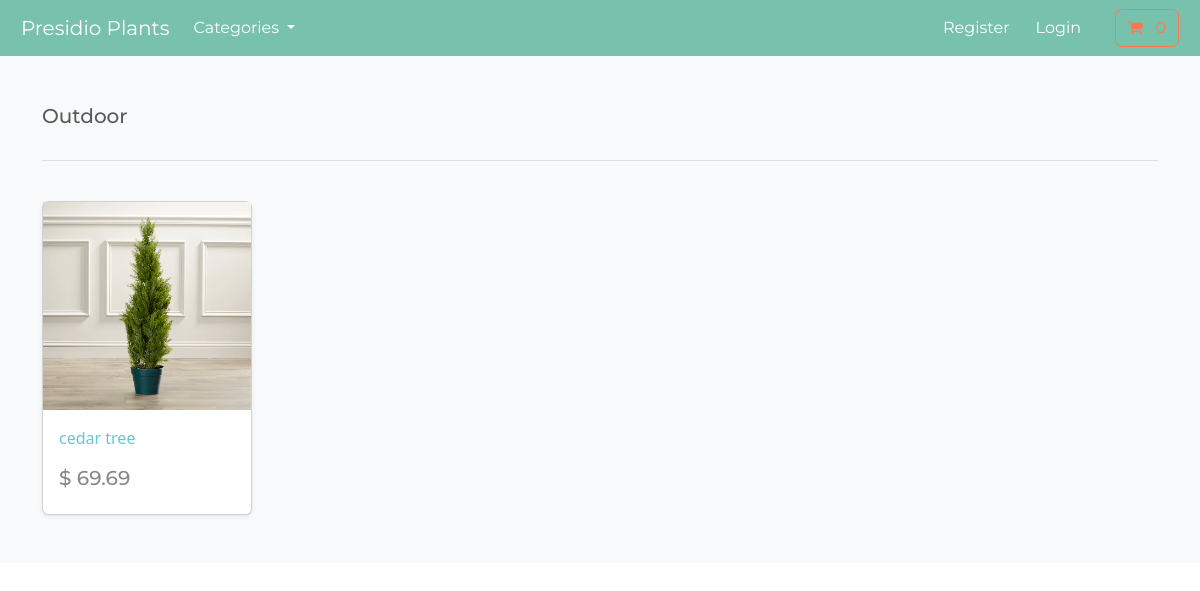
Page /search/outdoor on the committed database.
### store/models.py (models this page shows, shortened)
class Category(models.Model):
    name = models.CharField(max_length=250, db_index=True)
    slug = models.SlugField(max_length=250, unique=True)
    class Meta:
        verbose_name_plural = 'categories'
    def get_absolute_url(self):
        return reverse('list-category', args=[self.slug])

class Product(models.Model):
    category = models.ForeignKey(Category, related_name='product', on_delete=models.CASCADE, null=True)
    title = models.CharField(max_length=250)
    brand = models.CharField(max_length=250, default='none')
    description = models.TextField(blank=True)
    slug = models.SlugField(max_length=255)
    price = models.DecimalField(max_digits=4, decimal_places=2)
    image = models.ImageField(upload_to='images/')
    class Meta:
        verbose_name_plural = 'products'
    def get_absolute_url(self):
        return reverse('product-info', args=[self.slug])

### store/views.py (the view)
# urls.py: path('search/<slug:category_slug>', views.list_category, name='list-category'),
def list_category(request, category_slug = None):
    category = get_object_or_404(Category, slug=category_slug)
    products = Product.objects.filter(category=category)
    return render(request, 'store/list-category.html', {'category': category, 'products': products})

### cart/context_processors.py (called while the page is built)
def cart(request):
    return {'cart': Cart(request)}

### store/views.py (called while the page is built)
def categories(request):
    all_categories = Category.objects.all()
    return {'all_categories': all_categories}

### store/templates/store/list-category.html
{% extends "./base.html" %}
{% load static %}
{% block content %}
<main>
  <div class="album py-5 bg-light">
    <div class="container">
      <div class="pb-3 h5"> {{category.name | capfirst}} </div>
      <hr>
      <br>
      <div class="row row-cols-1 row-cols-sm-2 row-cols-md-5 g-3">
        {% for product in products %}
        <div class="col">
          <div class="card shadow-sm">
          <img class="img-fluid" alt="Responsive image" src={{product.image.url }}>
            <div class="card-body">
              <p class="card-text">
                <a class="text-info text-decoration-none" href={{product.get_absolute_url}}>{{product.title}}</a>
              </p>
              <div class="d-flex justify-content-between align-items-center">
                <h5> $ {{product.price}} </h5>
              </div>
            </div>
          </div>
        </div>
        {% endfor %}
      </div>
    </div>
  </div>
</main>
{% endblock %}

### rows in the picture
Category: name "Outdoor"
Product: image (picture), title "cedar tree", price "69.69"
